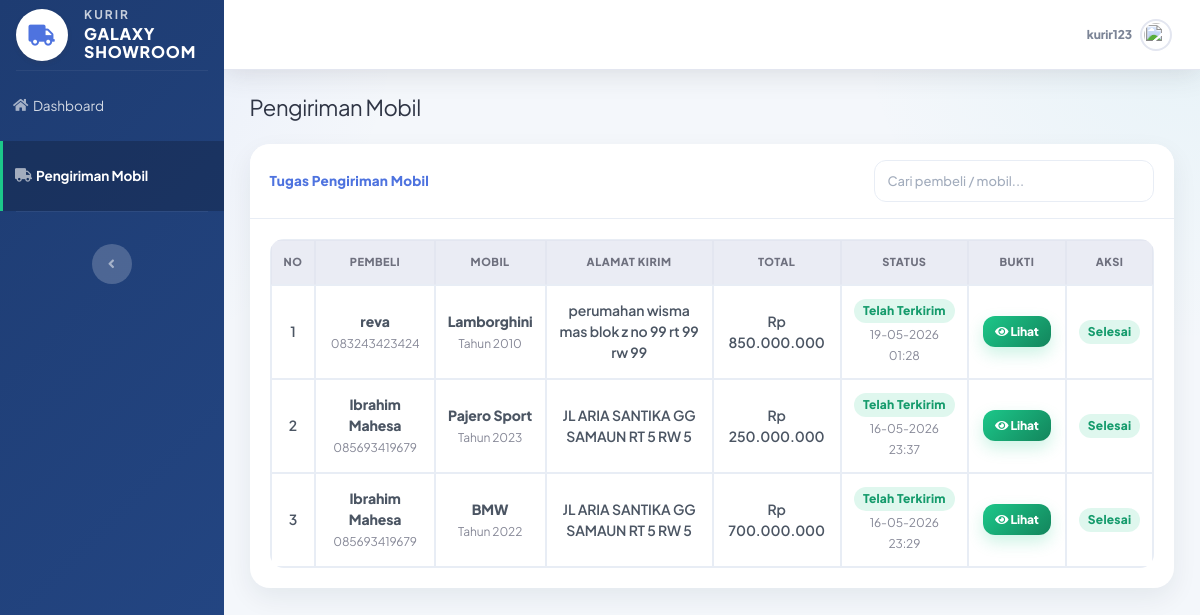
The app's page /kurir/pengiriman_mobil.php (signed in), older data.
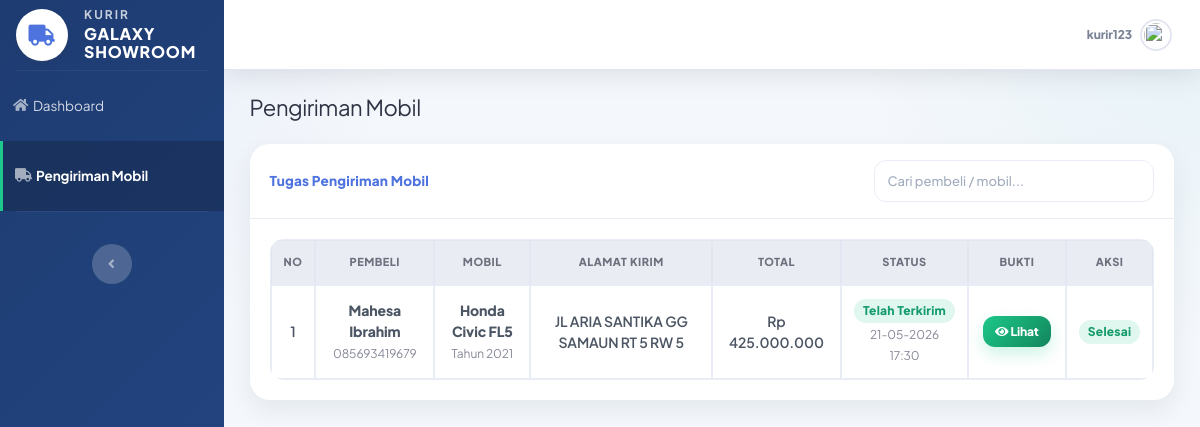
The same page, newer data.
### tables this page shows
CREATE TABLE `pengiriman` (
  `id_pengiriman` int(11) NOT NULL,
  `id_pemesanan` int(11) DEFAULT NULL,
  `id_kurir` int(11) DEFAULT NULL,
  `alamat_kirim` text DEFAULT NULL,
  `status` enum('diproses','dikirim','selesai','terkirim') DEFAULT 'diproses',
  `bukti_pengiriman` varchar(255) DEFAULT NULL,
  `tanggal_terkirim` datetime DEFAULT NULL
);

CREATE TABLE `pembeli` (
  `id_pembeli` int(11) NOT NULL,
  `id_user` int(11) DEFAULT NULL,
  `nama` varchar(100) DEFAULT NULL,
  `alamat` text DEFAULT NULL,
  `no_hp` varchar(15) DEFAULT NULL,
  `foto` varchar(255) DEFAULT NULL
);

CREATE TABLE `mobil` (
  `id_mobil` int(11) NOT NULL,
  `id_penjual` int(11) DEFAULT NULL,
  `nama_mobil` varchar(100) DEFAULT NULL,
  `harga` decimal(15,2) DEFAULT NULL,
  `stok` int(11) DEFAULT NULL,
  `status` enum('tersedia','dipesan','terjual') DEFAULT NULL,
  `deskripsi` text NOT NULL,
  `tahun` year(4) NOT NULL,
  `foto` varchar(255) NOT NULL
);

CREATE TABLE `pemesanan` (
  `id_pemesanan` int(11) NOT NULL,
  `id_pembeli` int(11) DEFAULT NULL,
  `id_mobil` int(11) DEFAULT NULL,
  `tanggal_pesan` datetime DEFAULT NULL,
  `total_harga` decimal(15,2) DEFAULT NULL,
  `status` enum('booking','dp','lunas','batal') DEFAULT 'booking',
  `deadline_dp` date DEFAULT NULL,
  `foto_ktp` varchar(255) DEFAULT NULL
);

### kurir/pengiriman_mobil.php (the view, shortened to what the changed rows need)
<?php
include "../config/koneksi.php";
$id_user = $_SESSION['id_user'];
$q_kurir = mysqli_query($koneksi, "
    SELECT * FROM kurir
    WHERE id_user='$id_user'
    LIMIT 1
");
$kurir = mysqli_fetch_assoc($q_kurir);
$id_kurir = $kurir['id_kurir'];
mysqli_query($koneksi, "ALTER TABLE pengiriman ADD COLUMN IF NOT EXISTS bukti_pengiriman VARCHAR(255) DEFAULT NULL");
mysqli_query($koneksi, "ALTER TABLE pengiriman ADD COLUMN IF NOT EXISTS tanggal_terkirim DATETIME DEFAULT NULL");
$data = mysqli_query($koneksi, "
    SELECT
        pg.id_pengiriman,
        pg.id_pemesanan,
        pg.id_kurir,
        pg.alamat_kirim,
        pg.status,
        pg.bukti_pengiriman,
        pg.tanggal_terkirim,
        p.total_harga,
        p.status AS status_pemesanan,
        b.nama AS nama_pembeli,
        b.no_hp AS no_hp_pembeli,
        b.alamat AS alamat_pembeli,
        m.nama_mobil,
        m.tahun
    FROM pengiriman pg
    JOIN pemesanan p ON pg.id_pemesanan = p.id_pemesanan
    JOIN pembeli b ON p.id_pembeli = b.id_pembeli
    JOIN mobil m ON p.id_mobil = m.id_mobil
    WHERE pg.id_kurir='$id_kurir'
    ORDER BY pg.id_pengiriman DESC
");
?>
<!DOCTYPE html>
<html lang="id">
<head>
    <link href="../assets/vendor/fontawesome-free/css/all.min.css" rel="stylesheet">
    <link href="../assets/css/sb-admin-2.min.css" rel="stylesheet">
    <link href="../assets/css/admin.css" rel="stylesheet">
</head>
<body id="page-top">
<div id="wrapper">
    <div id="content-wrapper" class="d-flex flex-column">
        <div id="content">
            <div class="container-fluid">
                <h1 class="h3 mb-4 text-gray-800">
                    Pengiriman Mobil
                </h1>
                <div class="card shadow mb-4">
                    <div class="card-body">
                        <div class="table-responsive">
                            <table class="table table-bordered table-hover text-center" id="tablePengiriman" width="100%" cellspacing="0">
                                <thead class="thead-light">
                                    <tr>
                                        <th>No</th>
                                        <th>Pembeli</th>
                                        <th>Mobil</th>
                                        <th>Alamat Kirim</th>
                                        <th>Total</th>
                                        <th>Status</th>
                                        <th>Bukti</th>
                                        <th>Aksi</th>
                                    </tr>
                                </thead>
                                <tbody>
                                    <?php if(mysqli_num_rows($data) > 0){ ?>
                                        <?php
                                        $no = 1;
                                        while($row = mysqli_fetch_assoc($data)){
                                            if($row['status'] == 'diproses'){
                                                $badge = 'warning';
                                                $textStatus = 'Diproses';
                                            } elseif($row['status'] == 'dikirim'){
                                                $badge = 'info';
                                                $textStatus = 'Dikirim';
                                            } elseif($row['status'] == 'terkirim' || $row['status'] == 'selesai'){
                                                $badge = 'success';
                                                $textStatus = 'Telah Terkirim';
                                            } else {
                                                $badge = 'secondary';
                                                $textStatus = ucfirst($row['status']);
                                            }
                                        ?>
                                        <tr>
                                            <td><?= $no++; ?></td>
                                            <td>
                                                <strong><?= htmlspecialchars($row['nama_pembeli']); ?></strong><br>
                                                <small class="small-text">
                                                    <?= htmlspecialchars($row['no_hp_pembeli']); ?>
                                                </small>
                                            </td>
                                            <td>
                                                <strong><?= htmlspecialchars($row['nama_mobil']); ?></strong><br>
                                                <small class="small-text">
                                                    Tahun <?= htmlspecialchars($row['tahun']); ?>
                                                </small>
                                            </td>
                                            <td>
                                                <?= htmlspecialchars($row['alamat_kirim']); ?>
                                            </td>
                                            <td>
                                                Rp <?= number_format($row['total_harga'], 0, ',', '.'); ?>
                                            </td>
                                            <td>
                                                <span class="badge badge-<?= $badge; ?>">
                                                    <?= $textStatus; ?>
                                                </span>
                                                <?php if(!empty($row['tanggal_terkirim'])){ ?>
                                                    <br>
                                                    <small class="small-text">
                                                        <?= date('d-m-Y H:i', strtotime($row['tanggal_terkirim'])); ?>
                                                    </small>
                                                <?php } ?>
                                            </td>
                                            <td>
                                                <?php if(!empty($row['bukti_pengiriman'])){ ?>
                                                    <a href="../uploads/<?= htmlspecialchars($row['bukti_pengiriman']); ?>"
                                                       target="_blank"
                                                       class="btn btn-sm btn-success">
                                                        <i class="fas fa-eye"></i> Lihat
                                                    </a>
                                                <?php } else { ?>
                                                    -
                                                <?php } ?>
                                            </td>
                                            <td>
                                                <?php if($row['status'] == 'diproses'){ ?>
                                                    <a href="pengiriman_mobil.php?mulai=<?= $row['id_pengiriman']; ?>"
                                                       class="btn btn-sm btn-info"
                                                       onclick="return confirm('Mulai kirim mobil ini?')">
                                                        <i class="fas fa-truck"></i> Mulai Kirim
                                                    </a>
                                                <?php } else { ?>
                                                    <span class="badge badge-success">
                                                        Selesai
                                                    </span>
                                                <?php } ?>
                                            </td>
                                        </tr>
                                        <?php } ?>
                                    <?php } ?>
                                </tbody>
                            </table>
                        </div>
                    </div>
                </div>
            </div>
        </div>
    </div>
</div>
</body>
</html>

Row changes from the older to the newer data that the page shows:
removed pengiriman: pembeli.nama "reva", pembeli.no_hp "083243423424", mobil.nama_mobil "Lamborghini", mobil.tahun "2010", alamat_kirim "perumahan wisma mas blok z no 99 rt 99 rw 99", id_pemesanan.total_harga "850.000.000", status "Telah Terkirim", tanggal_terkirim "19-05-2026 01:28", shows "Selesai"
removed pengiriman: pembeli.nama "Ibrahim Mahesa", pembeli.no_hp "085693419679", mobil.nama_mobil "Pajero Sport", mobil.tahun "2023", alamat_kirim "JL ARIA SANTIKA GG SAMAUN RT 5 RW 5", id_pemesanan.total_harga "250.000.000", status "Telah Terkirim", tanggal_terkirim "16-05-2026 23:37", shows "Selesai"
removed pengiriman: pembeli.nama "Ibrahim Mahesa", pembeli.no_hp "085693419679", mobil.nama_mobil "BMW", mobil.tahun "2022", alamat_kirim "JL ARIA SANTIKA GG SAMAUN RT 5 RW 5", id_pemesanan.total_harga "700.000.000", status "Telah Terkirim", tanggal_terkirim "16-05-2026 23:29", shows "Selesai"
added pengiriman: pembeli.nama "Mahesa Ibrahim", pembeli.no_hp "085693419679", mobil.nama_mobil "Honda Civic FL5", mobil.tahun "2021", alamat_kirim "JL ARIA SANTIKA GG SAMAUN RT 5 RW 5", id_pemesanan.total_harga "425.000.000", status "Telah Terkirim", tanggal_terkirim "21-05-2026 17:30", shows "Selesai"
